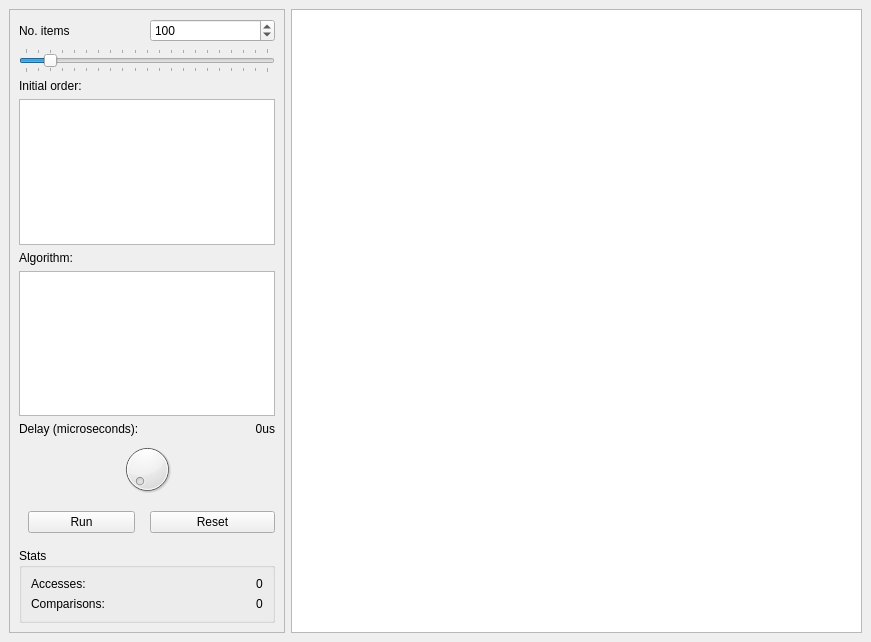
<?xml version="1.0" encoding="UTF-8"?>
<ui version="4.0">
 <class>MainWindow</class>
 <widget class="QMainWindow" name="MainWindow">
  <property name="enabled">
   <bool>true</bool>
  </property>
  <property name="geometry">
   <rect>
    <x>0</x>
    <y>0</y>
    <width>871</width>
    <height>642</height>
   </rect>
  </property>
  <property name="windowTitle">
   <string>MainWindow</string>
  </property>
  <widget class="QWidget" name="centralwidget">
   <layout class="QHBoxLayout" name="horizontalLayout">
    <item>
     <widget class="QFrame" name="frameLeft">
      <property name="sizePolicy">
       <sizepolicy hsizetype="Fixed" vsizetype="Preferred">
        <horstretch>0</horstretch>
        <verstretch>0</verstretch>
       </sizepolicy>
      </property>
      <property name="minimumSize">
       <size>
        <width>250</width>
        <height>0</height>
       </size>
      </property>
      <property name="frameShape">
       <enum>QFrame::StyledPanel</enum>
      </property>
      <property name="frameShadow">
       <enum>QFrame::Raised</enum>
      </property>
      <layout class="QGridLayout" name="gridLayout">
       <item row="0" column="1">
        <widget class="QSpinBox" name="spinBoxNumItems">
         <property name="minimum">
          <number>1</number>
         </property>
         <property name="maximum">
          <number>1000</number>
         </property>
         <property name="value">
          <number>100</number>
         </property>
        </widget>
       </item>
       <item row="8" column="0" colspan="2">
        <widget class="QDial" name="dialDelay">
         <property name="maximum">
          <number>30000</number>
         </property>
        </widget>
       </item>
       <item row="5" column="0" colspan="2">
        <widget class="QLabel" name="labelAlgorithm">
         <property name="text">
          <string>Algorithm:</string>
         </property>
        </widget>
       </item>
       <item row="7" column="1">
        <widget class="QLabel" name="labelDelayValue">
         <property name="text">
          <string>0us</string>
         </property>
         <property name="alignment">
          <set>Qt::AlignRight|Qt::AlignTrailing|Qt::AlignVCenter</set>
         </property>
        </widget>
       </item>
       <item row="12" column="0" colspan="2">
        <spacer name="verticalSpacer">
         <property name="orientation">
          <enum>Qt::Vertical</enum>
         </property>
         <property name="sizeHint" stdset="0">
          <size>
           <width>20</width>
           <height>40</height>
          </size>
         </property>
        </spacer>
       </item>
       <item row="6" column="0" colspan="2">
        <widget class="QListWidget" name="listWidgetAlgorithms">
         <property name="sizePolicy">
          <sizepolicy hsizetype="Expanding" vsizetype="Preferred">
           <horstretch>0</horstretch>
           <verstretch>0</verstretch>
          </sizepolicy>
         </property>
        </widget>
       </item>
       <item row="1" column="0" colspan="2">
        <widget class="QSlider" name="horizontalSliderNumItems">
         <property name="minimum">
          <number>1</number>
         </property>
         <property name="maximum">
          <number>1000</number>
         </property>
         <property name="value">
          <number>100</number>
         </property>
         <property name="orientation">
          <enum>Qt::Horizontal</enum>
         </property>
         <property name="tickPosition">
          <enum>QSlider::TicksBothSides</enum>
         </property>
         <property name="tickInterval">
          <number>50</number>
         </property>
        </widget>
       </item>
       <item row="7" column="0">
        <widget class="QLabel" name="labelDelay">
         <property name="text">
          <string>Delay (microseconds):</string>
         </property>
        </widget>
       </item>
       <item row="4" column="0" colspan="2">
        <widget class="QListWidget" name="listWidgetItemOrder">
         <property name="sizePolicy">
          <sizepolicy hsizetype="Expanding" vsizetype="Preferred">
           <horstretch>0</horstretch>
           <verstretch>0</verstretch>
          </sizepolicy>
         </property>
         <property name="verticalScrollBarPolicy">
          <enum>Qt::ScrollBarAsNeeded</enum>
         </property>
        </widget>
       </item>
       <item row="9" column="0">
        <widget class="QWidget" name="widget" native="true">
         <layout class="QHBoxLayout" name="horizontalLayout_2">
          <item>
           <widget class="QPushButton" name="pushButtonRunPauseResume">
            <property name="text">
             <string>Run</string>
            </property>
           </widget>
          </item>
         </layout>
        </widget>
       </item>
       <item row="0" column="0">
        <widget class="QLabel" name="labelNumItems">
         <property name="sizePolicy">
          <sizepolicy hsizetype="Preferred" vsizetype="Preferred">
           <horstretch>0</horstretch>
           <verstretch>0</verstretch>
          </sizepolicy>
         </property>
         <property name="text">
          <string>No. items</string>
         </property>
        </widget>
       </item>
       <item row="9" column="1">
        <widget class="QPushButton" name="pushButtonReset">
         <property name="text">
          <string>Reset</string>
         </property>
        </widget>
       </item>
       <item row="3" column="0" colspan="2">
        <widget class="QLabel" name="labelItemOrder">
         <property name="text">
          <string>Initial order:</string>
         </property>
        </widget>
       </item>
       <item row="13" column="0" colspan="2">
        <widget class="QGroupBox" name="groupBoxStats">
         <property name="title">
          <string>Stats</string>
         </property>
         <layout class="QGridLayout" name="gridLayout_2">
          <item row="0" column="0">
           <widget class="QLabel" name="labelAccesses">
            <property name="sizePolicy">
             <sizepolicy hsizetype="MinimumExpanding" vsizetype="Preferred">
              <horstretch>0</horstretch>
              <verstretch>0</verstretch>
             </sizepolicy>
            </property>
            <property name="text">
             <string>Accesses:</string>
            </property>
           </widget>
          </item>
          <item row="2" column="0">
           <widget class="QLabel" name="labelComparisons">
            <property name="sizePolicy">
             <sizepolicy hsizetype="MinimumExpanding" vsizetype="Preferred">
              <horstretch>0</horstretch>
              <verstretch>0</verstretch>
             </sizepolicy>
            </property>
            <property name="text">
             <string>Comparisons:</string>
            </property>
           </widget>
          </item>
          <item row="0" column="1">
           <widget class="QLabel" name="labelAccessesValue">
            <property name="text">
             <string>0</string>
            </property>
           </widget>
          </item>
          <item row="2" column="1">
           <widget class="QLabel" name="labelComparisonsValue">
            <property name="text">
             <string>0</string>
            </property>
           </widget>
          </item>
         </layout>
        </widget>
       </item>
      </layout>
     </widget>
    </item>
    <item>
     <widget class="GraphicsView" name="graphicsView"/>
    </item>
   </layout>
  </widget>
 </widget>
 <customwidgets>
  <customwidget>
   <class>GraphicsView</class>
   <extends>QGraphicsView</extends>
   <header>Graphics.h</header>
  </customwidget>
 </customwidgets>
 <resources/>
 <connections>
  <connection>
   <sender>horizontalSliderNumItems</sender>
   <signal>valueChanged(int)</signal>
   <receiver>spinBoxNumItems</receiver>
   <slot>setValue(int)</slot>
   <hints>
    <hint type="sourcelabel">
     <x>146</x>
     <y>63</y>
    </hint>
    <hint type="destinationlabel">
     <x>212</x>
     <y>31</y>
    </hint>
   </hints>
  </connection>
  <connection>
   <sender>spinBoxNumItems</sender>
   <signal>valueChanged(int)</signal>
   <receiver>horizontalSliderNumItems</receiver>
   <slot>setValue(int)</slot>
   <hints>
    <hint type="sourcelabel">
     <x>212</x>
     <y>31</y>
    </hint>
    <hint type="destinationlabel">
     <x>146</x>
     <y>63</y>
    </hint>
   </hints>
  </connection>
 </connections>
</ui>
